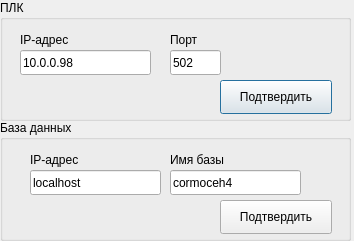
<?xml version="1.0" encoding="UTF-8"?>
<ui version="4.0">
 <class>Dialog</class>
 <widget class="QDialog" name="Dialog">
  <property name="geometry">
   <rect>
    <x>0</x>
    <y>0</y>
    <width>354</width>
    <height>241</height>
   </rect>
  </property>
  <property name="windowTitle">
   <string>Dialog</string>
  </property>
  <widget class="QGroupBox" name="groupBox">
   <property name="geometry">
    <rect>
     <x>0</x>
     <y>0</y>
     <width>351</width>
     <height>121</height>
    </rect>
   </property>
   <property name="title">
    <string>ПЛК</string>
   </property>
   <widget class="QLabel" name="label">
    <property name="geometry">
     <rect>
      <x>20</x>
      <y>30</y>
      <width>66</width>
      <height>19</height>
     </rect>
    </property>
    <property name="text">
     <string>IP-адрес</string>
    </property>
   </widget>
   <widget class="QLineEdit" name="editplcip">
    <property name="geometry">
     <rect>
      <x>20</x>
      <y>50</y>
      <width>131</width>
      <height>25</height>
     </rect>
    </property>
    <property name="text">
     <string>10.0.0.98</string>
    </property>
   </widget>
   <widget class="QLineEdit" name="editplcport">
    <property name="geometry">
     <rect>
      <x>170</x>
      <y>50</y>
      <width>51</width>
      <height>25</height>
     </rect>
    </property>
    <property name="text">
     <string>502</string>
    </property>
   </widget>
   <widget class="QLabel" name="label_2">
    <property name="geometry">
     <rect>
      <x>170</x>
      <y>30</y>
      <width>66</width>
      <height>19</height>
     </rect>
    </property>
    <property name="text">
     <string>Порт</string>
    </property>
   </widget>
   <widget class="QPushButton" name="saveplc">
    <property name="geometry">
     <rect>
      <x>220</x>
      <y>80</y>
      <width>112</width>
      <height>34</height>
     </rect>
    </property>
    <property name="text">
     <string>Подтвердить</string>
    </property>
   </widget>
  </widget>
  <widget class="QGroupBox" name="groupBox_2">
   <property name="geometry">
    <rect>
     <x>0</x>
     <y>120</y>
     <width>351</width>
     <height>121</height>
    </rect>
   </property>
   <property name="title">
    <string>База данных</string>
   </property>
   <widget class="QLabel" name="label_4">
    <property name="geometry">
     <rect>
      <x>30</x>
      <y>30</y>
      <width>66</width>
      <height>19</height>
     </rect>
    </property>
    <property name="text">
     <string>IP-адрес</string>
    </property>
   </widget>
   <widget class="QLineEdit" name="lineEdit_3">
    <property name="geometry">
     <rect>
      <x>30</x>
      <y>50</y>
      <width>131</width>
      <height>25</height>
     </rect>
    </property>
    <property name="text">
     <string>localhost</string>
    </property>
   </widget>
   <widget class="QPushButton" name="pushButton_2">
    <property name="geometry">
     <rect>
      <x>220</x>
      <y>80</y>
      <width>112</width>
      <height>34</height>
     </rect>
    </property>
    <property name="text">
     <string>Подтвердить</string>
    </property>
   </widget>
   <widget class="QLineEdit" name="lineEdit_4">
    <property name="geometry">
     <rect>
      <x>170</x>
      <y>50</y>
      <width>131</width>
      <height>25</height>
     </rect>
    </property>
    <property name="text">
     <string>cormoceh4</string>
    </property>
   </widget>
   <widget class="QLabel" name="label_5">
    <property name="geometry">
     <rect>
      <x>170</x>
      <y>30</y>
      <width>71</width>
      <height>19</height>
     </rect>
    </property>
    <property name="text">
     <string>Имя базы</string>
    </property>
   </widget>
  </widget>
 </widget>
 <resources/>
 <connections/>
</ui>
